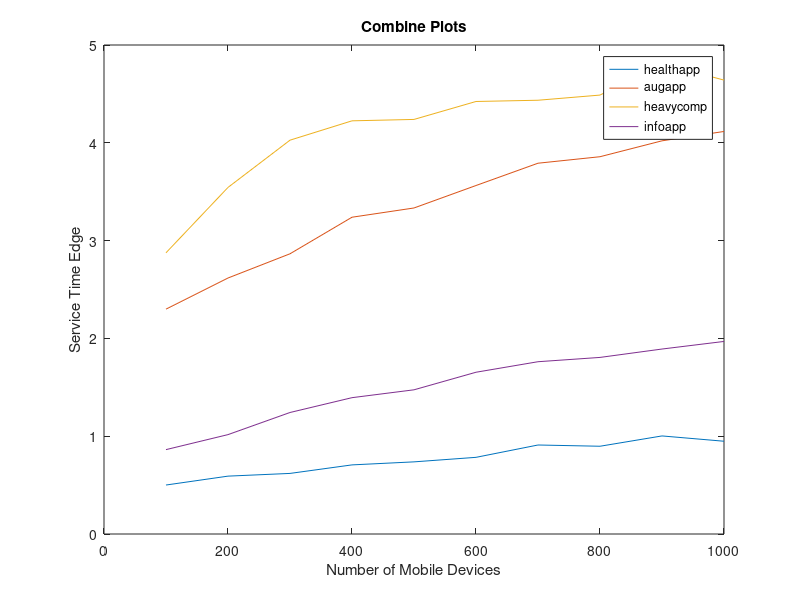

MATLAB code for this plot:
health_app=csvread('HEALTH_APP.csv');
aug_app=csvread('AUGMENTED_REALITY.csv');
heavy_comp=csvread('HEAVY_COMP_APP.csv');
info_app =csvread('INFOTAINMENT_APP.csv');

col5 = info_app(:,1);
col3 = aug_app(:,1);
col1 = health_app(:,1);
col4 = heavy_comp(:,1);
col2 = [100,200,300,400,500,600,700,800,900,1000];

plot(col2,col1)
title('Combine Plots')
x='Service Time Edge';
ylabel(x)
xlabel('Number of Mobile Devices')



hold on 

plot(col2,col3)
plot(col2,col4)
plot(col2,col5)

hold off
legend('healthapp','augapp','heavycomp','infoapp')

filename = strcat(' ',x);
saveas(gcf, filename, 'pdf');